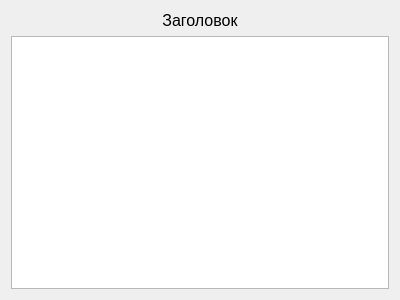
<?xml version="1.0" encoding="UTF-8"?>
<ui version="4.0">
 <class>TextExplorer</class>
 <widget class="QWidget" name="TextExplorer">
  <property name="geometry">
   <rect>
    <x>0</x>
    <y>0</y>
    <width>400</width>
    <height>300</height>
   </rect>
  </property>
  <property name="windowTitle">
   <string>Form</string>
  </property>
  <layout class="QVBoxLayout" name="verticalLayout">
   <item>
    <widget class="QLabel" name="titleLabel">
     <property name="font">
      <font>
       <pointsize>12</pointsize>
      </font>
     </property>
     <property name="text">
      <string>Заголовок</string>
     </property>
     <property name="alignment">
      <set>Qt::AlignCenter</set>
     </property>
    </widget>
   </item>
   <item>
    <widget class="QTextBrowser" name="textBrowser">
     <property name="font">
      <font>
       <family>Times New Roman</family>
       <pointsize>14</pointsize>
      </font>
     </property>
    </widget>
   </item>
  </layout>
 </widget>
 <resources/>
 <connections/>
</ui>
